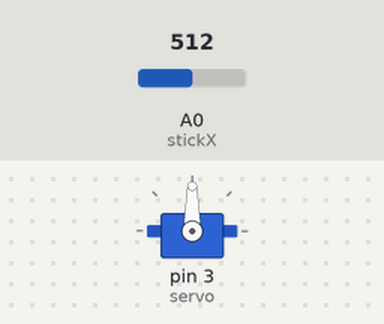
Simulated run of this sketch. Board: Arduino Uno, built with avr-gcc and run on an emulated ATmega328P. On the bench: servo. The test bench sets the inputs (shaded band); at power-on: A0 (stickX) = 512.

Above: at 1.2 s.
1.3 s: A0 (stickX) set to 537
2.8 s: A0 (stickX) set to 560
At 3.8 s:
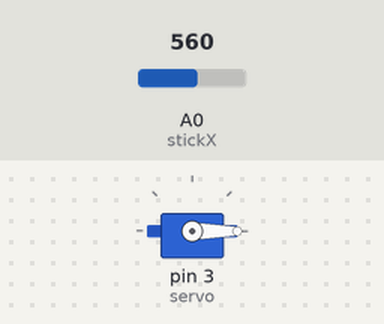
4.7 s: A0 (stickX) set to 467
6.2 s: A0 (stickX) set to 437
At 8.1 s:
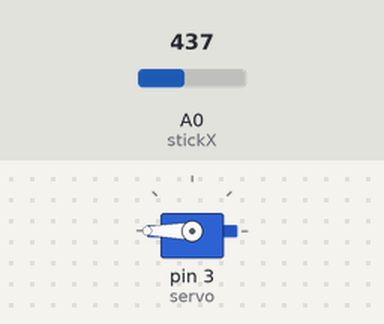
8.6 s: A0 (stickX) set to 610
At 8.75 s:
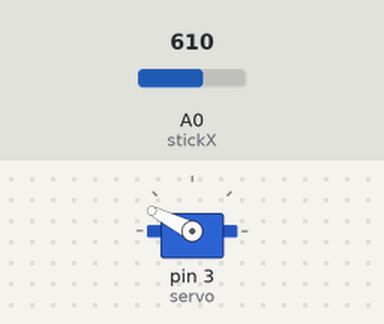
10.4 s: A0 (stickX) set to 440
At 10.56 s:
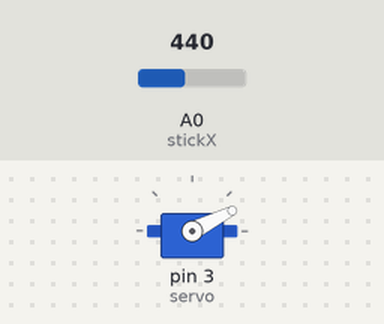
Timing chart, 0 to 13.4 s (numbered marks = the images above; inputs shaded):
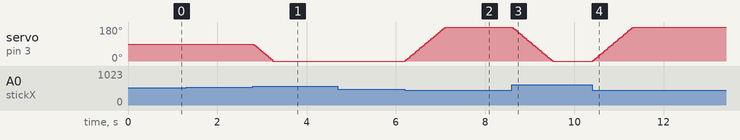

The sketch:

mover-servo-tipo2.ino
```cpp
#include <Servo.h>

Servo servo;
int stickX = 0; //esta variable la toma como "punto base" del stick

int servoEstado = 90;

int joystick; //determinamos el "angullo del servo motor" a un valor nulo por ahora

void setup()
{
  servo.attach(3); //el servo.attach nos permite adjuntar el servo a un pin
}

void loop()
{

  //antes de continuar, recuerden que los valores de stick van desde 0 hasta 1023
  //el servo tiene como valor minimo 0 y maximo 180 (por lo menos el que uso yo para este proyecto

  joystick = analogRead(stickX);

  //estado neutral de stick
  if (joystick > 400  && joystick < 600){
    servoEstado = servoEstado;
  }

  //estado de stick (cuando este aumenta)
  if(joystick <= 450){
     servoEstado = servoEstado + 3;
  }

  //estado de stick (cuanddo este disminuye)
  else if(joystick >= 550){
     servoEstado = servoEstado - 3;
  }

  //estad0 maximo de servo
  if (servoEstado >= 180){
    servoEstado = 180;
  }

  //estado minimo de servo
  else if (servoEstado <= 0){
    servoEstado = 0;
  }

  servo.write(servoEstado);
  delay(15);
}
```

Measured:
- the behaviour switches between 549 and 550 on A0 (stickX) (found by bisection; images 0 and 1)
- the behaviour switches between 451 and 450 on A0 (stickX) (found by bisection; images 1 and 2)
- after the input at 1.3 s, every drawn part: stays the same
- after the input at 2.8 s, servo on pin 3 (servo): moves from 90° to 0° over 0.44 s, starting at once
- after the input at 4.7 s, every drawn part: stays the same
- after the input at 6.2 s, servo on pin 3 (servo): moves from 0° to 180° over 0.91 s, starting at once
- after the input at 8.6 s, servo on pin 3 (servo): moves from 180° to 0° over 0.91 s, starting at once
- after the input at 10.4 s, servo on pin 3 (servo): moves from 0° to 180° over 0.91 s, starting at once
